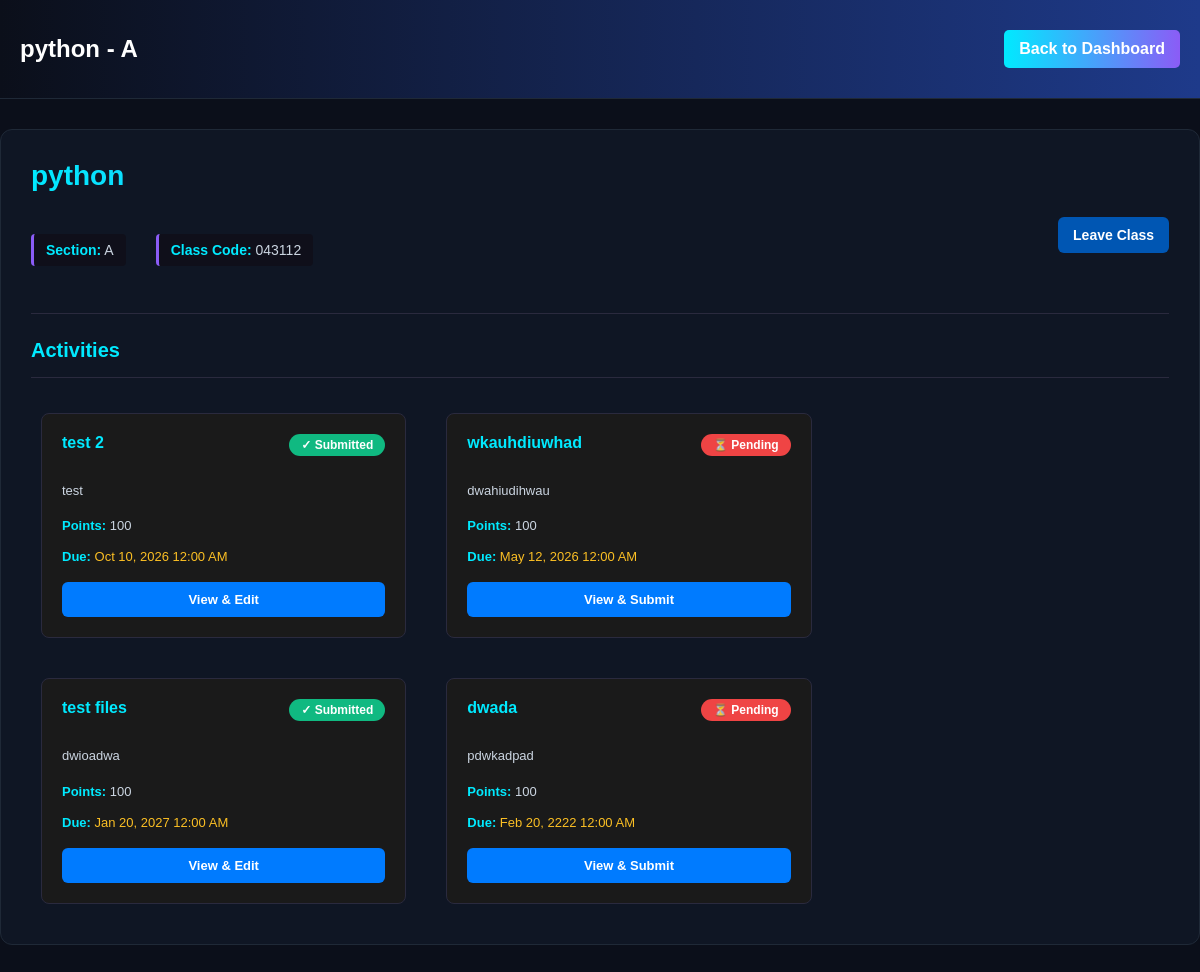
/public/pages/class_view.php?class_id=8 (signed in), run on the app's committed database.
### tables this page shows
CREATE TABLE `classes` (
  `classes_id` int(11) NOT NULL,
  `subject` varchar(100) NOT NULL,
  `section` varchar(50) NOT NULL,
  `code` varchar(50) NOT NULL,
  `user_id` int(11) DEFAULT NULL,
  `class_code` varchar(10) NOT NULL,
  `is_archived` tinyint(1) DEFAULT 0
);

CREATE TABLE `activities` (
  `id` int(11) NOT NULL,
  `class_id` int(11) NOT NULL,
  `name` varchar(255) NOT NULL,
  `description` text NOT NULL,
  `total_points` varchar(50) NOT NULL,
  `created_by` int(11) NOT NULL,
  `created_at` timestamp NOT NULL DEFAULT current_timestamp(),
  `due_date` date DEFAULT NULL,
  `attachment_path` varchar(500) DEFAULT NULL
);

### public/pages/class_view.php (the view, shortened to what this page needs)
<?php
require_once __DIR__ . '/../../src/Helpers/_init.php';
$class_id = $_GET['class_id'] ?? '';
$user_id = $_SESSION['user']['id'];
$stmt = $conn->prepare('
    SELECT c.classes_id, c.subject, c.section, c.class_code
    FROM classes c
    LEFT JOIN enrollments e ON c.classes_id = e.class_id AND e.user_id = ?
    WHERE c.classes_id = ? AND c.is_archived = 0 AND (c.user_id = ? OR e.user_id = ?)
');
$stmt->bind_param('iiii', $user_id, $class_id, $user_id, $user_id);
$stmt->execute();
$result = $stmt->get_result();
$class = $result->fetch_assoc();
$stmt = $conn->prepare('SELECT id, name, description, total_points, due_date FROM activities WHERE class_id = ? ORDER BY created_at DESC');
$stmt->bind_param('i', $class_id);
$stmt->execute();
$activitiesResult = $stmt->get_result();
$activities = $activitiesResult->fetch_all(MYSQLI_ASSOC);
$submissionStatus = [];
foreach ($activities as $activity) {
    $stmtCheck = $conn->prepare('SELECT id FROM submissions WHERE activity_id = ? AND student_id = ?');
    $stmtCheck->bind_param('ii', $activity['id'], $user_id);
    $stmtCheck->execute();
    $submissionStatus[$activity['id']] = $stmtCheck->get_result()->num_rows > 0;
}
?>
<!DOCTYPE html>
<html>
<head>
    <link rel="stylesheet" href="../assets/CSS/dashboard.css">
    <link rel="stylesheet" href="../assets/CSS/class_view.css">
</head>
<body>
    <div class="header">
        <h2><?= htmlspecialchars($class['subject']); ?> - <?= htmlspecialchars($class['section']); ?></h2>
        <a href="dashboard.php" class="logout">Back to Dashboard</a>
    </div>
    <div class="class-detail-container">
        <div class="class-header">
            <h2><?= htmlspecialchars($class['subject']); ?></h2>
            <div class="class-details">
                <div class="class-info">
                    <div><strong>Section:</strong> <?= htmlspecialchars($class['section']); ?></div>
                    <div><strong>Class Code:</strong> <?= htmlspecialchars($class['class_code']); ?></div>
                </div>
                <div style="display: flex; gap: 10px;">
                    <form method="POST" action="leave_class.php" onsubmit="return confirm('Are you sure you want to leave this class?');">
                        <button type="submit" class="leave-btn">Leave Class</button>
                    </form>
                </div>
            </div>
        </div>
        <div class="activities-list">
            <h3>Activities</h3>
            <?php if (count($activities) > 0): ?>
                <div class="activities-grid">
                    <?php foreach ($activities as $activity): ?>
                        <div class="activity-card">
                            <div class="card-header">
                                <h4><?= htmlspecialchars($activity['name']); ?></h4>
                                <?php if ($submissionStatus[$activity['id']]): ?>
                                    <span class="submitted-badge">✓ Submitted</span>
                                <?php else: ?>
                                    <span class="pending-badge">⏳ Pending</span>
                                <?php endif; ?>
                            </div>
                            <p class="description"><?= htmlspecialchars(substr($activity['description'], 0, 80)) . (strlen($activity['description']) > 80 ? '...' : ''); ?></p>
                            <?php if ($activity['total_points']): ?>
                                <p><strong>Points:</strong> <?= htmlspecialchars($activity['total_points']); ?></p>
                            <?php endif; ?>
                            <?php if ($activity['due_date']): ?>
                                <p class="due-date"><strong>Due:</strong> <?= date('M d, Y g:i A', strtotime($activity['due_date'])); ?></p>
                            <?php endif; ?>
                            <div class="card-actions">
                                <a href="activity.php?activity_id=<?= $activity['id']; ?>" class="view-btn">
                                    <?php if ($submissionStatus[$activity['id']]): ?>
                                        View & Edit
                                    <?php else: ?>
                                        View & Submit
                                    <?php endif; ?>
                                </a>
                            </div>
                        </div>
                    <?php endforeach; ?>
                </div>
            <?php else: ?>
                <div class="no-activities">
                    <p>No activities available for this class yet.</p>
                </div>
            <?php endif; ?>
        </div>
    </div>
</body>
</html>

### public/assets/CSS/dashboard.css (style rules this page uses)
body { margin: 0; font-family: Arial, sans-serif; background: #0b0f1a; color: white; }
a { color: #00eaff; text-decoration: none; }
.header { display: flex; justify-content: space-between; align-items: center; padding: 15px 20px; background: linear-gradient(90deg, #0b0f1a, #1e3a8a); border-bottom: 1px solid #1f2937; }
button, .btn, .submit-btn, .logout, .delete-class-btn, .trash-btn, .leave-btn, .start-btn { display: inline-block; padding: 10px 15px; border: none; border-radius: 6px; cursor: pointer; font-weight: bold; transition: all 0.3s ease; text-decoration: none; text-align: center; box-sizing: border-box; display: inline-block; padding: 10px 15px; background: linear-gradient(90deg, #00eaff, #8b5cf6); color: white; text-decoration: none; border-radius: 5px; font-weight: bold; }
.logout { display: inline-block; padding: 10px 15px; background: linear-gradient(90deg, #00eaff, #8b5cf6); color: white; text-decoration: none; border-radius: 5px; font-weight: bold; }
form { margin-bottom: 30px; }
button { display: block; width: 200px; padding: 10px; margin: 10px 0; background: #007bff; color: white; border: none; border-radius: 5px; cursor: pointer; transition: all 0.3s ease; }
form button { width: auto; padding: 8px 15px; }
.card-actions { margin-top: auto; display: flex; gap: 10px; padding-top: 10px; }
.activity-card { width: 300px; height: 350px; padding: 30px; background: rgba(64, 64, 64, 0.8); border: 1px solid #1f2937; border-radius: 12px; flex-shrink: 0; display: flex; flex-direction: column; margin: 10px; }
.activity-card h4 { margin: 0 0 10px 0; color: #007bff; }
.activity-card p { margin: 5px 0; }

### data on the page
classes: subject "python", section "A", class_code "043112"
activities: name "test 2", shows "✓ Submitted", description "test", total_points "100", due_date "Oct 10, 2026 12:00 AM", shows "View & Edit"
activities: name "wkauhdiuwhad", shows "⏳ Pending", description "dwahiudihwau", total_points "100", due_date "May 12, 2026 12:00 AM", shows "View & Submit"
activities: name "test files", shows "✓ Submitted", description "dwioadwa", total_points "100", due_date "Jan 20, 2027 12:00 AM", shows "View & Edit"
activities: name "dwada", shows "⏳ Pending", description "pdwkadpad", total_points "100", due_date "Feb 20, 2222 12:00 AM", shows "View & Submit"
